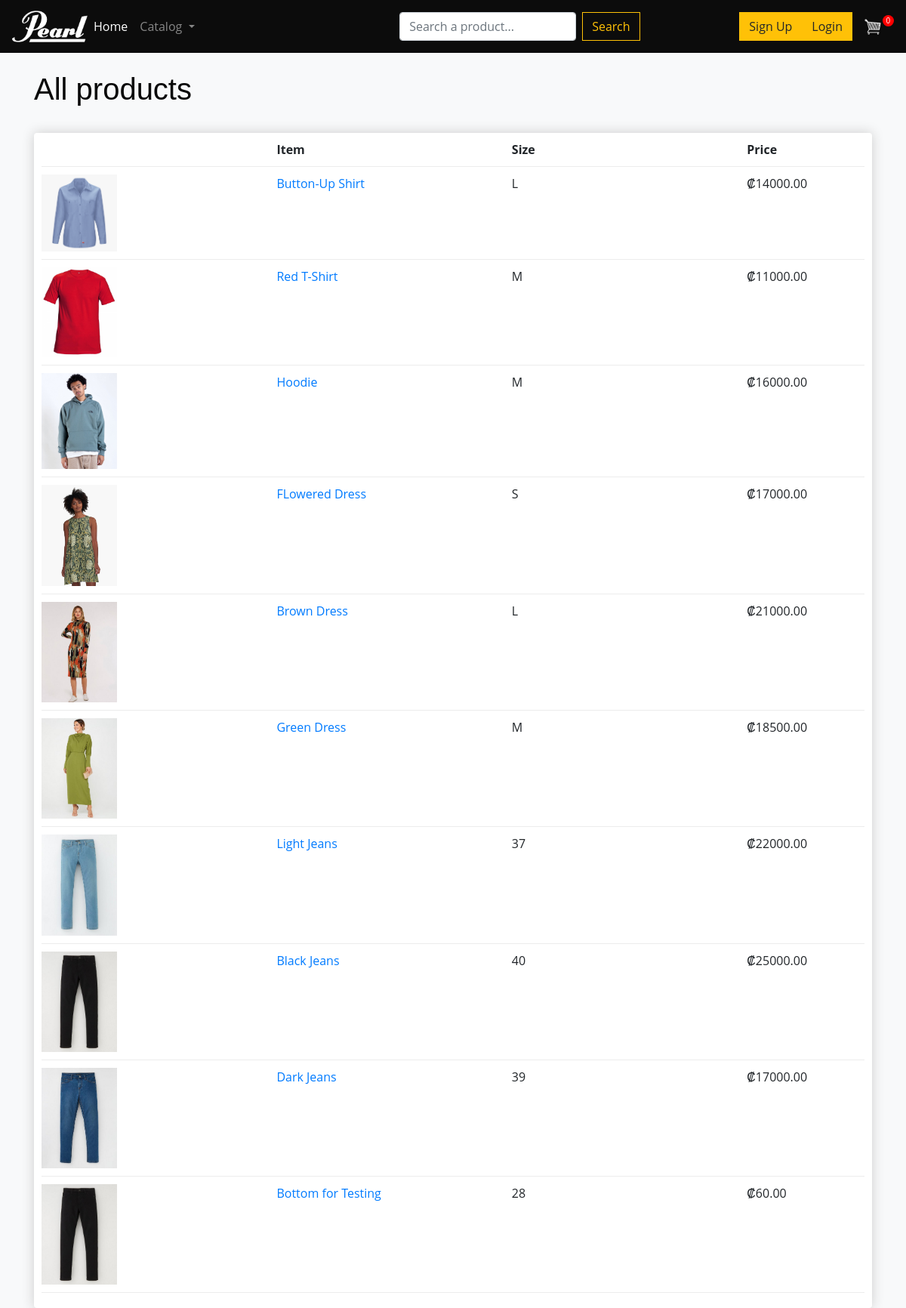
/list_products/, run on the app's committed database.
### store/models.py (models this page shows)
class Product(models.Model):
    name = models.CharField(max_length=200, null=True)
    price = models.FloatField()
    image = models.ImageField(null=True, blank=True)
    digital = models.BooleanField(default=False, null=True, blank=True)
    estilo = models.ForeignKey(
        Estilo,
        on_delete=models.SET_NULL,
        null=True,
        help_text='Seleccione el o los estilos de este articulo.'
    )
    talla = models.CharField(
        max_length=10,
        null=True,
        blank=True,
        help_text='Agregue la talla de la prenda.'
    )
    marca = models.ForeignKey(
        Marca,
        on_delete=models.SET_NULL,
        null=True,
        help_text='Seleccione la marca de este articulo.'
    )
    description = models.CharField(
        max_length=100,
        null=True,
        help_text='Agregue una descripcion al articulo.'
    )
    def __str__(self):
        return self.name
    @property
    def imageURL(self):
        try:
            url = self.image.url
        except Exception:
            url = ''
        return url

### store/views.py (the view)
# urls.py: path('list_products/', views.list_products, name='list_products'),
def list_products(request):
    data = cartData(request)
    cartItems = data['cartItems']
    list_products = Product.objects.all()
    context = {
        'list_products': list_products,
        'cartItems': cartItems
    }
    return render(request, 'store/productos.html', context)

### store/utils.py (called while the page is built, shortened)
def cookieCart(request):
    try:
        cart = json.loads(request.COOKIES['cart'])
    except Exception:
        cart = {}
    print('Cart:', cart)
    items = []
    order = {
        'get_cart_total': 0,
        'get_cart_items': 0,
        'shipping': False
    }
    cartItems = order['get_cart_items']
    return {
        'cartItems': cartItems,
        'order': order,
        'items': items
    }

def cartData(request):
    if request.user.is_authenticated:
        customer = request.user.customer
        order, created = Order.objects.get_or_create(
            customer=customer,
            complete=False
        )
        items = order.orderitem_set.all()
        cartItems = order.get_cart_items
    else:
        cookieData = cookieCart(request)
        cartItems = cookieData['cartItems']
        order = cookieData['order']
        items = cookieData['items']
    return {
        'cartItems': cartItems,
        'order': order,
        'items': items
    }

### store/templates/store/productos.html
{% extends 'store/main.html' %}
{% load static %}
{% block content %}
    <h1>All products</h1>
	<div class="row">
		<div class="col-lg-12">
			<br>
			<div class="box-element">
				<div class="cart-row">
					<div style="flex:2"></div>
					<div style="flex:2"><strong>Item</strong></div>
                    <div style="flex:2"><strong>Size</strong></div>
					<div style="flex:1"><strong>Price</strong></div>
				</div>
				{% for product in list_products  %}
				<div class="cart-row">
					<div style="flex:2"><img class="row-image" src="{{product.imageURL}}"></div>
					<div style="flex:2">
                        <a href="{% url 'view_product' product.id %}">{{ product }}</a>
                    </div>
                    <div style="flex:2">{{product.talla}}</div>
					<div style="flex:1">₡{{product.price|floatformat:2}}</div>
				</div>
				{% endfor %}
			</div>
		</div>
	</div>
{% endblock content %}

### static/css/main.css (style rules this page uses)
body { background-color: #f8f9fa; }
h1,h2,h3,h4,h5,h6 { color:hsl(0, 0%, 30%); }
.box-element { box-shadow:hsl(0, 0%, 80%) 0 0 16px; background-color: #fff; border-radius: 4px; padding: 10px; }
.col-lg-4, .col-lg-6, .col-lg-8, .col-lg-12 { margin-top: 10px; }
.row-image { width: 100px; }
.cart-row { display: flex; align-items: flex-stretch; padding-bottom: 10px; margin-bottom: 10px; border-bottom: 1px solid #ececec; }
* { box-sizing: border-box; padding: 0; margin: 0; font-family: 'Open Sans', sans-serif; }
body { line-height: 1.5; }
img { width: 100%; display: block; }
h1 { position: relative; padding: 0; margin: 0; font-family: "Raleway", sans-serif; font-weight: 300; font-size: 40px; color: #080808; -webkit-transition: all 0.4s ease 0s; -o-transition: all 0.4s ease 0s; transition: all 0.4s ease 0s; }

### data on the page
Product: imageURL (picture), name "Button-Up Shirt", talla "L", price "14000.00"
Product: imageURL (picture), name "Red T-Shirt", talla "M", price "11000.00"
Product: imageURL (picture), name "Hoodie", talla "M", price "16000.00"
Product: imageURL (picture), name "FLowered Dress", talla "S", price "17000.00"
Product: imageURL (picture), name "Brown Dress", talla "L", price "21000.00"
Product: imageURL (picture), name "Green Dress", talla "M", price "18500.00"
Product: imageURL (picture), name "Light Jeans", talla "37", price "22000.00"
Product: imageURL (picture), name "Black Jeans", talla "40", price "25000.00"
Product: imageURL (picture), name "Dark Jeans", talla "39", price "17000.00"
Product: imageURL (picture), name "Bottom for Testing", talla "28", price "60.00"

### other printed values
{{ cartItems }} "0"
